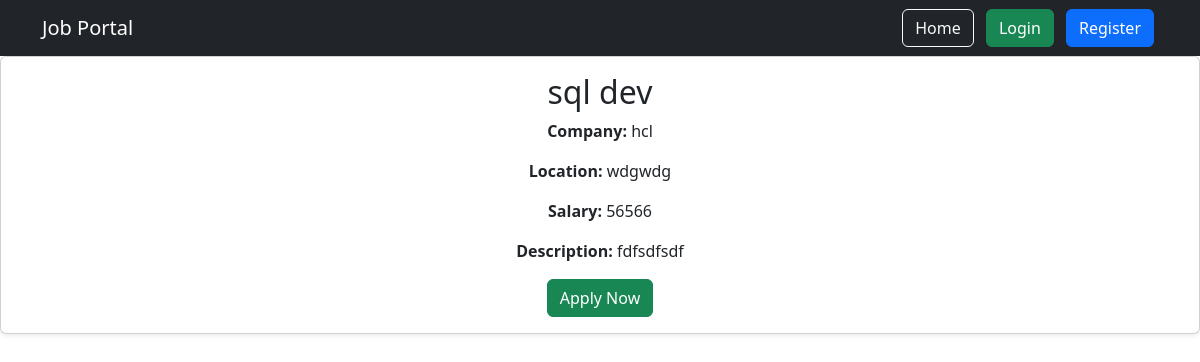
/job/4/, run on an earlier commit of the app's database.
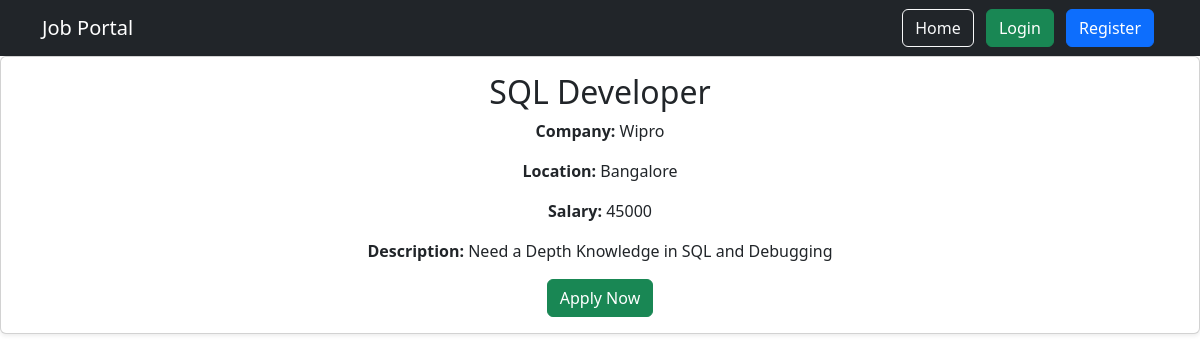
And on a later commit of the database.
### Jobs/models.py (models this page shows, shortened)
class Job(models.Model):
    title = models.CharField(max_length=100)
    company = models.CharField(max_length=100)
    location = models.CharField(max_length=100)
    salary = models.IntegerField()
    description = models.TextField()

### Jobs/views.py (the view)
# urls.py: path('job/<int:id>/', views.job_detail, name='job_detail'),
def job_detail(request, id):
    job = Job.objects.get(id=id)
    return render(request, 'job_detail.html', {'job': job})

### templates/job_detail.html
{% extends 'base.html' %}
{% block content %}
<center>
<div class="card shadow-sm">
    <div class="card-body">
        <h2 class="card-title">{{ job.title }}</h2>
        <p><strong>Company:</strong> {{ job.company }}</p>
        <p><strong>Location:</strong> {{ job.location }}</p>
        <p><strong>Salary:</strong> {{ job.salary }}</p>
        <p><strong>Description:</strong> {{ job.description }}</p>
        <a href="/apply/{{ job.id }}/" class="btn btn-success">
            Apply Now
        </a>
    </div>
</div>
</center>
{% endblock %}

What changed in the data, as far as the page shows it:
changed Job: title "sql dev" → "SQL Developer"; company "hcl" → "Wipro"; location "wdgwdg" → "Bangalore"; salary "56566" → "45000"; description "fdfsdfsdf" → "Need a Depth Knowledge in SQL and Debugging"
